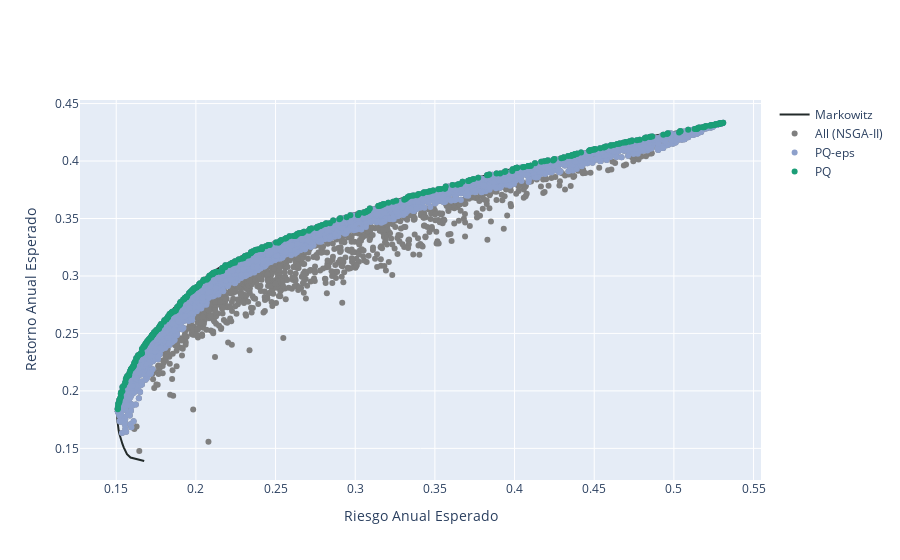

This figure's notebook cell:
### Code cell
frames = [FA_nsgaii, FA_nsgaii_best_eps, FA_nsgaii_best]
labels = ['All (NSGA-II)', 'PQ-eps', 'PQ']
fig=my_plotting.plotting_samples_plotly(ef_R, frames, labels, colors)
